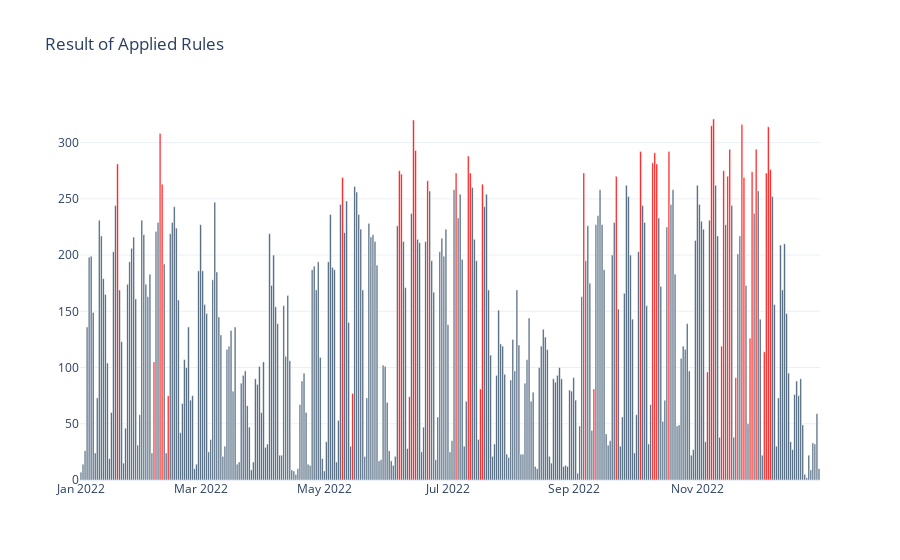

Notebook cell for this chart:
### Markdown cell above
#### Result

### Code cell
fig = go.Figure()
fig.add_trace(
    go.Bar(
        x=dailyTrans[eval(plotInterval)].index,
        y=dailyTrans[eval(plotInterval)]['count'],
        marker_color=dailyTrans[eval(plotInterval)]['COLOR']
    )
)

fig.update_layout(
    template = 'plotly_white',
    title = 'Result of Applied Rules'
)

fig.show()

### Figure 1 — Plotly figure (JSON) as saved in the notebook; plotly's stock layout.template omitted (floating-point values rounded to 4 significant figures; data arrays with more than 128 entries replaced by an {"elided": "..."} marker saying what was removed)
{"data": [{"marker": {"color": {"elided": "365 str values"}}, "type": "bar", "x": {"elided": "365 str values"}, "y": {"elided": "365 int values"}}], "layout": {"title": {"text": "Result of Applied Rules"}}}
